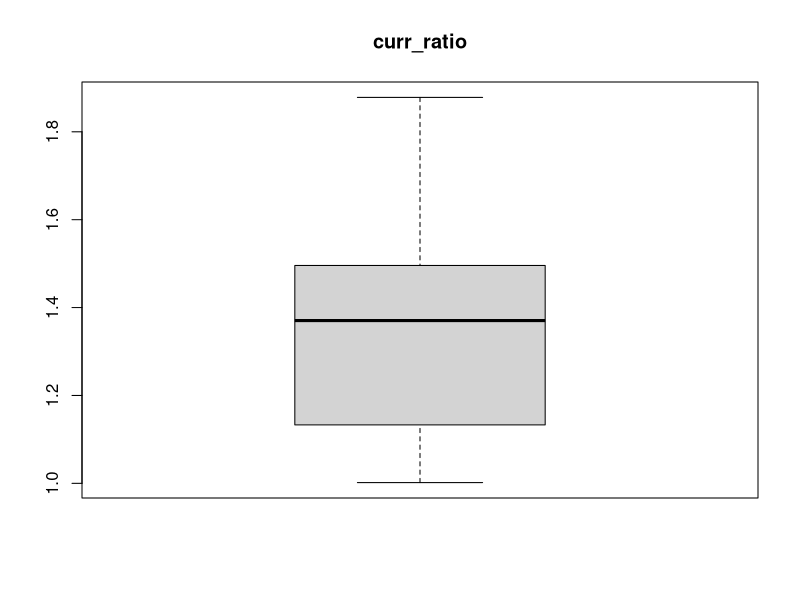
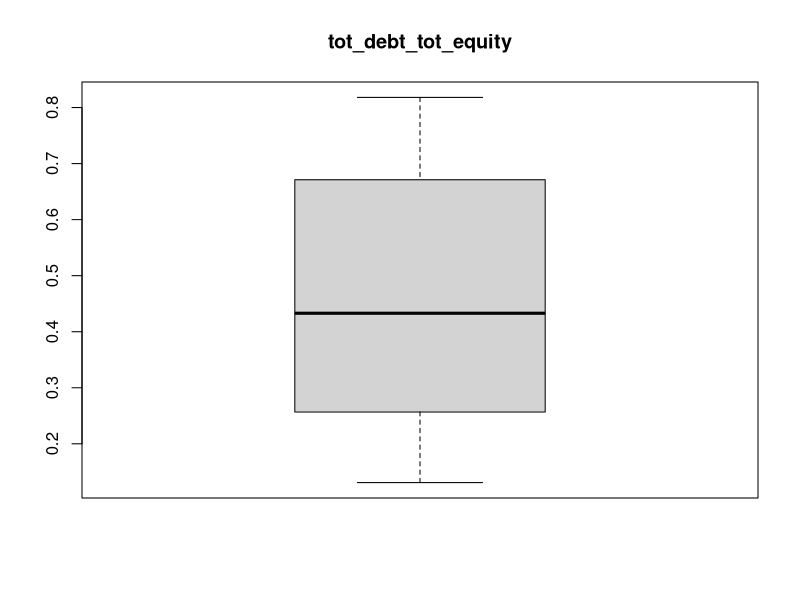
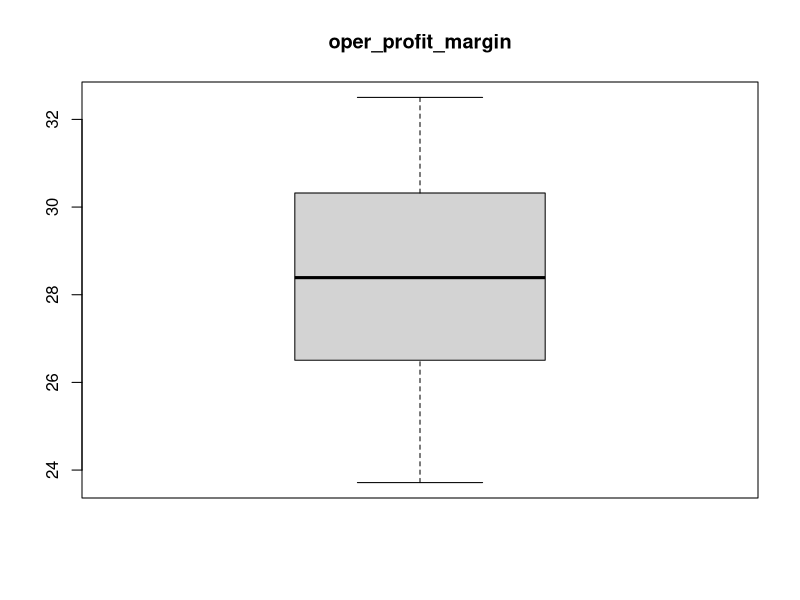
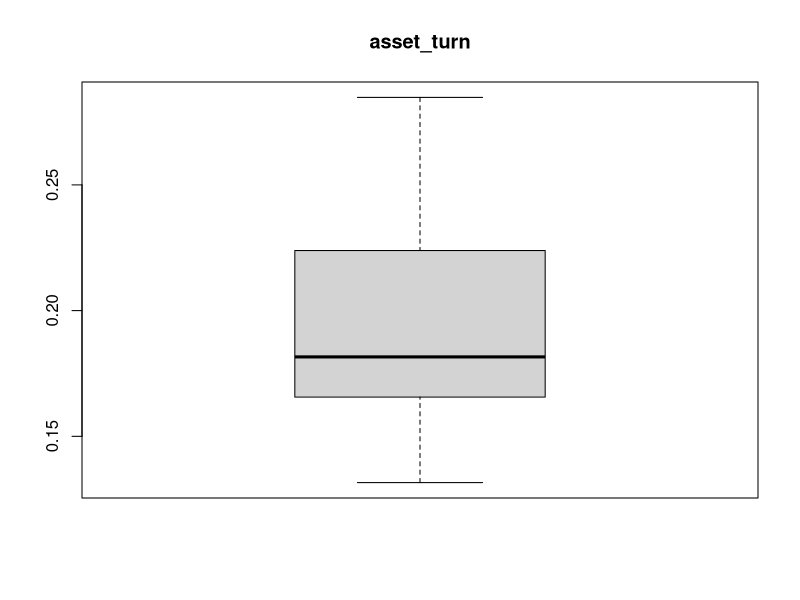
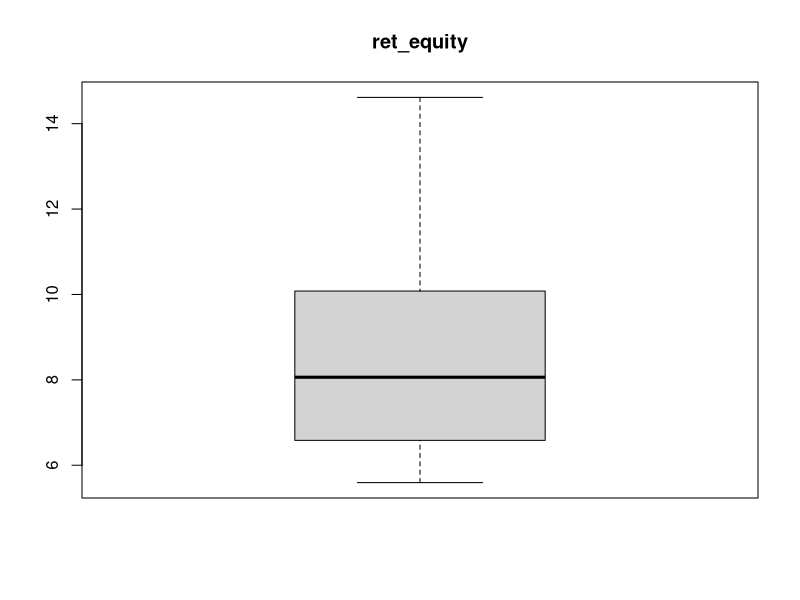
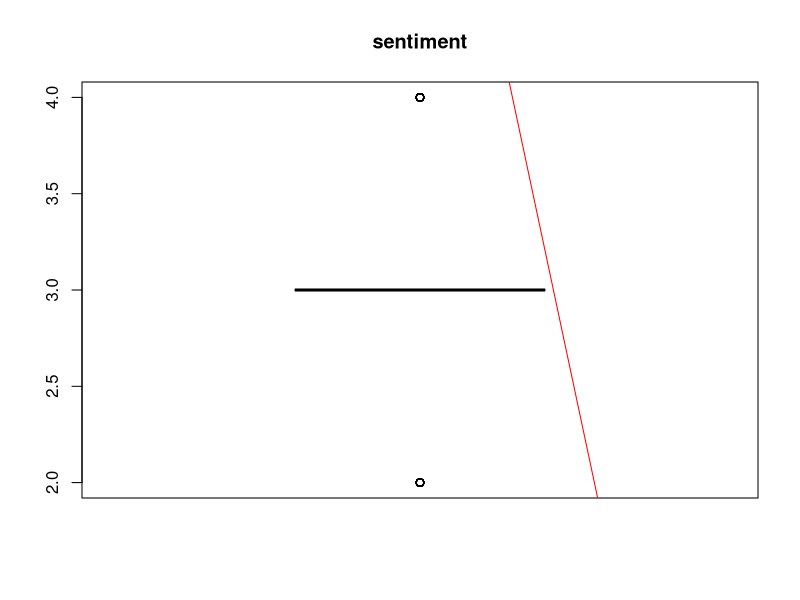

Write the R code that produced these figures, in order.
# Set the working Directory
setwd("F:/12_Capstone/Stocks")
library(psych)
library(car)

# Import the Data Set
stockdata=read.csv("APPLE.csv", header=TRUE)


# Split the Data set into Training and Test in 70:30 proportion
# First run the model on Traininf Data and then validate it with Test data.
library(caret)
set.seed(123)
index <- createDataPartition(stockdata$close, p=0.70, list=FALSE)
trainingdata <- stockdata[index,]
testdata <- stockdata[-index,]

#trainingdata <- stockdata
# List the Dimensions
dim(trainingdata)
dim(testdata)

## Summary Statistics
attach(trainingdata)
describe(trainingdata$curr_ratio)
describe(trainingdata$tot_debt_tot_equity)
describe(trainingdata$oper_profit_margin)
describe(trainingdata$asset_turn)
describe(trainingdata$ret_equity)
describe(trainingdata$sentiment)

with(trainingdata, boxplot(curr_ratio, main="curr_ratio"))
with(trainingdata, boxplot(tot_debt_tot_equity, main="tot_debt_tot_equity"))
with(trainingdata, boxplot(oper_profit_margin, main="oper_profit_margin"))

with(trainingdata, boxplot(asset_turn, main="asset_turn"))
with(trainingdata, boxplot(ret_equity, main="ret_equity"))
with(trainingdata, boxplot(sentiment, main="sentiment"))

### Predict and check on the Training Data
## Multiple Regression
pricereg <- lm(close ~ curr_ratio+tot_debt_tot_equity+oper_profit_margin+asset_turn+ret_equity+sentiment, data=trainingdata)
#pricereg <- lm(close ~ curr_ratio+tot_debt_tot_equity+oper_profit_margin+ret_equity, data=trainingdata)
pricereg
summary(pricereg)
anova(pricereg)
AIC (pricereg)
BIC (pricereg)

pricefit <- fitted(pricereg)
priceres <- residuals(pricereg)

abline(pricereg, col='red')

## Prediction for test data
pricepredicted = predict.lm(pricereg, testdata)
actuals_preds <- data.frame(cbind(actuals=testdata$close, predicteds=pricepredicted))  # make actuals_predicteds dataframe.

correlation_accuracy <- cor(actuals_preds)
correlation_accuracy
head(actuals_preds)
actuals_preds

min_max_accuracy = mean(apply(actuals_preds, 1, min) / apply(actuals_preds, 1, max))
min_max_accuracy
mape = mean(abs((actuals_preds$predicteds - actuals_preds$actuals))/actuals_preds$actuals)
mape

#library(DAAG)
#cvResults <- suppressWarnings(CVlm(df=stockdata, form.lm=close ~ curr_ratio, m=5, dots=FALSE, seed=29, legend.pos="topleft",  printit=FALSE, main="Small symbols are predicted values while bigger ones are actuals."));  # performs the CV
#attr(cvResults, 'ms') 


## Prediction of new observations
#newobs <- data.frame(curr_ratio = 1.3906, tot_debt_tot_equity = 0.7348, oper_profit_margin = 26.6504, sentiment = 3)
#predict.lm(pricereg, newdata=newobs)

##################################################################################################################
